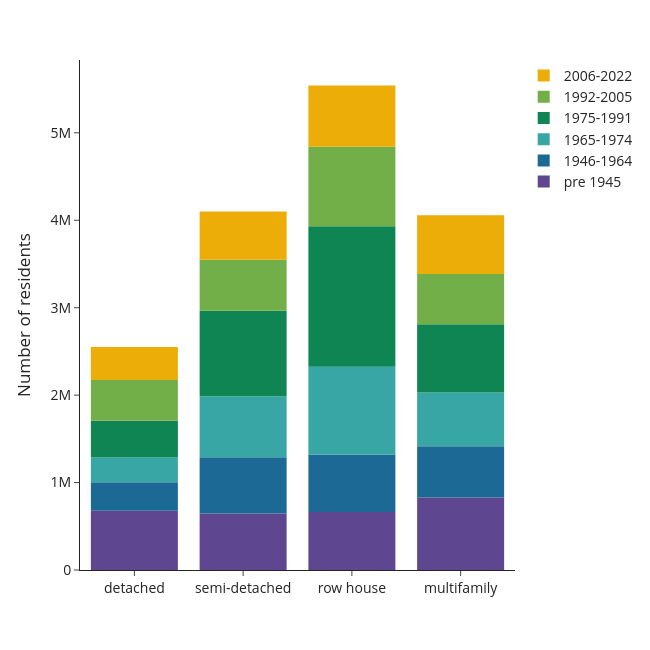

Here is the notebook cell this chart was saved with:
### Code cell
df = use['n_hhdmem'+year].groupby(level=[1,2], sort=False).sum().reset_index()
    fig = px.bar(df, y='n_hhdmem'+year, x='typology_lab',color='const_lab', 
                 #text=df['percentage'].apply(lambda x: '{0:.1%}'.format(x)), 
                 labels={'n_hhdmem'+year:'Number of residents',
                         'typology_lab':'',
                         'const_lab':''}, 
                 template='simple_white', 
             color_discrete_sequence=px.colors.qualitative.Prism) 
    #fig.update_traces(textposition='inside')
    fig.update_layout(width=650, height=650, 
                      #xaxis_tickformat = '.0%',
                      font=dict(size=14),
                      legend=dict(
        traceorder='reversed',
        #orientation="h",
        #entrywidth=70,
        #yanchor="bottom",
        #y=1.02,
        #xanchor="left",
        #x=-0.25
    ))
    fig.update_traces(marker_line_width=0)
    fig.write_image('visualisations/'+class_name_short+'/stackedbars_cap_per_type_age'+year+age_group+inc_grouping+'.png', scale=3)
    fig.show()

### Figure 1 — Plotly figure (JSON) as saved in the notebook; plotly's stock layout.template omitted (floating-point values rounded to 4 significant figures)
{"data": [{"alignmentgroup": "True", "hovertemplate": "=%{x}<br>Number of residents=%{y}<extra></extra>", "legendgroup": "pre 1945", "marker": {"color": "rgb(95, 70, 144)", "line": {"width": 0}, "pattern": {"shape": ""}}, "name": "pre 1945", "offsetgroup": "pre 1945", "orientation": "v", "showlegend": true, "textposition": "auto", "type": "bar", "x": ["detached", "semi-detached", "row house", "multifamily"], "xaxis": "x", "y": [676240, 646775, 664395, 828025], "yaxis": "y"}, {"alignmentgroup": "True", "hovertemplate": "=%{x}<br>Number of residents=%{y}<extra></extra>", "legendgroup": "1946-1964", "marker": {"color": "rgb(29, 105, 150)", "line": {"width": 0}, "pattern": {"shape": ""}}, "name": "1946-1964", "offsetgroup": "1946-1964", "orientation": "v", "showlegend": true, "textposition": "auto", "type": "bar", "x": ["detached", "semi-detached", "row house", "multifamily"], "xaxis": "x", "y": [327575, 641350, 656915, 588680], "yaxis": "y"}, {"alignmentgroup": "True", "hovertemplate": "=%{x}<br>Number of residents=%{y}<extra></extra>", "legendgroup": "1965-1974", "marker": {"color": "rgb(56, 166, 165)", "line": {"width": 0}, "pattern": {"shape": ""}}, "name": "1965-1974", "offsetgroup": "1965-1974", "orientation": "v", "showlegend": true, "textposition": "auto", "type": "bar", "x": ["detached", "semi-detached", "row house", "multifamily"], "xaxis": "x", "y": [282085, 698455, 1003270, 612615], "yaxis": "y"}, {"alignmentgroup": "True", "hovertemplate": "=%{x}<br>Number of residents=%{y}<extra></extra>", "legendgroup": "1975-1991", "marker": {"color": "rgb(15, 133, 84)", "line": {"width": 0}, "pattern": {"shape": ""}}, "name": "1975-1991", "offsetgroup": "1975-1991", "orientation": "v", "showlegend": true, "textposition": "auto", "type": "bar", "x": ["detached", "semi-detached", "row house", "multifamily"], "xaxis": "x", "y": [422450, 979615, 1607485, 781415], "yaxis": "y"}, {"alignmentgroup": "True", "hovertemplate": "=%{x}<br>Number of residents=%{y}<extra></extra>", "legendgroup": "1992-2005", "marker": {"color": "rgb(115, 175, 72)", "line": {"width": 0}, "pattern": {"shape": ""}}, "name": "1992-2005", "offsetgroup": "1992-2005", "orientation": "v", "showlegend": true, "textposition": "auto", "type": "bar", "x": ["detached", "semi-detached", "row house", "multifamily"], "xaxis": "x", "y": [465820, 583225, 907120, 574720], "yaxis": "y"}, {"alignmentgroup": "True", "hovertemplate": "=%{x}<br>Number of residents=%{y}<extra></extra>", "legendgroup": "2006-2022", "marker": {"color": "rgb(237, 173, 8)", "line": {"width": 0}, "pattern": {"shape": ""}}, "name": "2006-2022", "offsetgroup": "2006-2022", "orientation": "v", "showlegend": true, "textposition": "auto", "type": "bar", "x": ["detached", "semi-detached", "row house", "multifamily"], "xaxis": "x", "y": [374875, 550655, 701875, 671955], "yaxis": "y"}], "layout": {"barmode": "relative", "font": {"size": 14}, "height": 650, "legend": {"title": {"text": ""}, "tracegroupgap": 0, "traceorder": "reversed"}, "margin": {"t": 60}, "width": 650, "xaxis": {"anchor": "y", "domain": [0, 1], "title": {"text": ""}}, "yaxis": {"anchor": "x", "domain": [0, 1], "title": {"text": "Number of residents"}}}}
